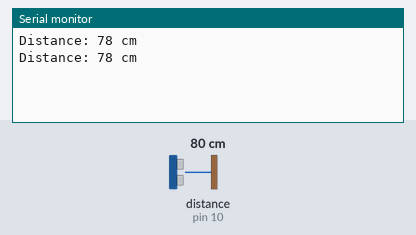
Recording of a sketch running on a simulated Arduino Uno, built with avr-gcc and run on an emulated ATmega328P. Parts: the last lines printed to the serial monitor. Wiring (inferred from the names in the program): ultrasonic range finder: trigger pin 9; echo pin 10. Inputs (shaded band) come from the test bench; at power-on: distance to the obstacle (sensor on pin 10) 80 cm. The echo pulse lasts 58.3 µs per cm.

Above: at 1.8 s.
1.9 s: distance to the obstacle (sensor on pin 10) set to 2 cm
At 2.4 s:
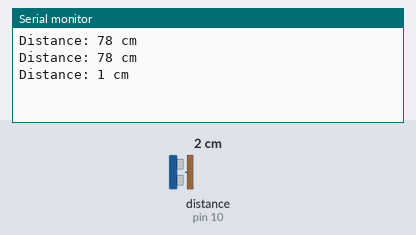
3.4 s: distance to the obstacle (sensor on pin 10) set to 4 cm
At 4.8 s:
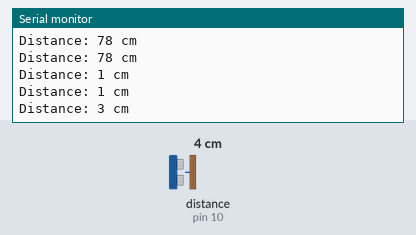
Timing chart, 0 to 6.4 s (numbered marks = the images above; inputs shaded):
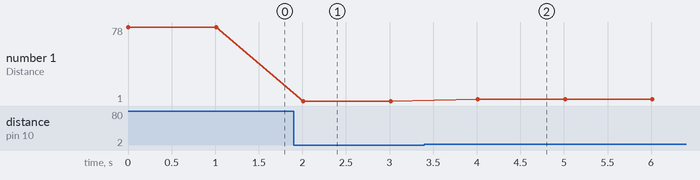

The sketch:

measuredistance.ino
```cpp
// Define pins for the HC-SR04
const int trigPin = 9;
const int echoPin = 10;

void setup() {
  // Set the trigPin as output and echoPin as input
  pinMode(trigPin, OUTPUT);
  pinMode(echoPin, INPUT);

  // Initialize serial communication for debugging
  Serial.begin(9600);

}

void loop() {
  // Clear the trigPin
  digitalWrite(trigPin, LOW);
  delayMicroseconds(2);

  // Trigger the sensor by setting the trigPin high for 10 microseconds
  digitalWrite(trigPin, HIGH);
  delayMicroseconds(10);
  digitalWrite(trigPin, LOW);

  // Read the echoPin, which returns the duration in microseconds
  long duration = pulseIn(echoPin, HIGH);

  // Calculate the distance in centimeters
  // Speed of sound in air is approximately 343 meters per second
  // Dividing by 2 since the sound travels to the obstacle and back
  long distance = duration * 0.034 / 2;

  // Print the distance to the serial monitor
  Serial.print("Distance: ");
  Serial.print(distance);
  Serial.println(" cm");

  // Wait for a short period before measuring again
  delay(1000);
}
```

Measured:
- after the input at 1.9 s, the serial monitor: prints a new line after 0.11 s (image 1)
- after the input at 3.4 s, the serial monitor: prints a new line after 0.61 s (image 2)
- plotted number 1: 78 → 1 after the input at 1.9 s, 1 → 3 after the input at 3.4 s
